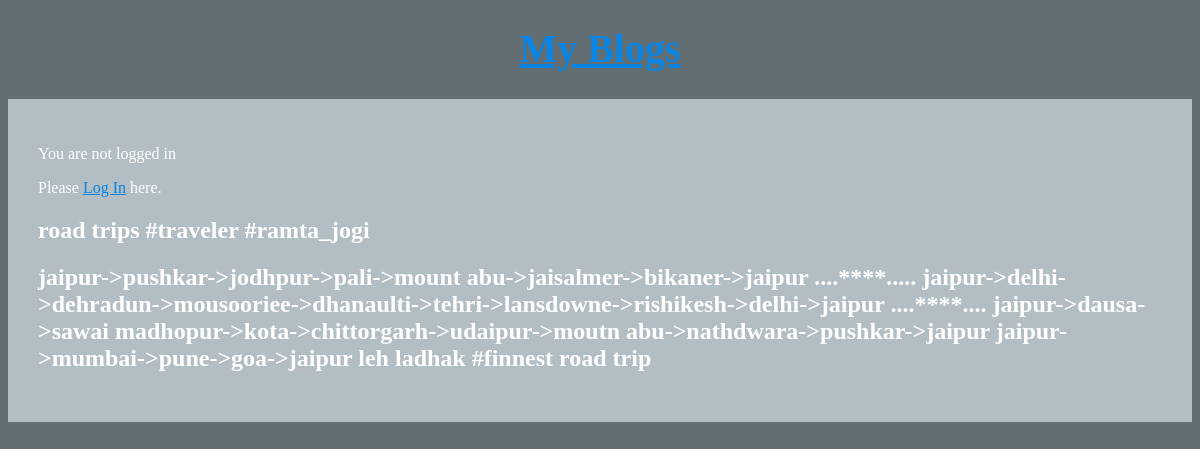
The app's page /article/1 with its own data.
### articles/models.py (models this page shows, shortened)
class Article(models.Model):
    author = models.ForeignKey(
        'auth.User',
        on_delete = models.CASCADE,
    )
    title = models.CharField(max_length=150)
    text = models.TextField()

### articles/views.py (the view)
# urls.py: path('article/<int:pk>', views.ArticleDetailView.as_view(), name='article_page'),
class ArticleDetailView(DetailView):
    model = Article
    template_name = 'detail.html'

### templates/detail.html
{% extends 'base.html' %}
{% block content %}
<div class="details">
  <h2>{{object.title}}</h2>
  <h2>{{object.text}}</h2>
</div>
{% endblock content %}

### static/css/basestyle.css (style rules this page uses)
body { background-color: #636e72; color: #FFF; }

### records on screen
Article: title "road trips #traveler #ramta_jogi", text "jaipur->pushkar->jodhpur->pali->mount abu->jaisalmer->bikaner->jaipur ....****..... jaipur->delhi->dehradun->mousooriee->dhanaulti->tehri->lansdowne->rishikesh->delhi->jaipur ....****.... jaipur->dausa->sawai madhopur->kota->chittorgarh->udaipur->moutn abu->nathdwara->pushkar->jaipur jaipur->mumbai->pune->goa->jaipur leh ladhak #finnest road trip"
